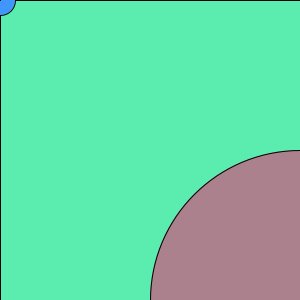
Frame 1 (no input)
Frame 60 (the mouse pressed at the canvas centre just before this capture): identical to frame 1, image omitted
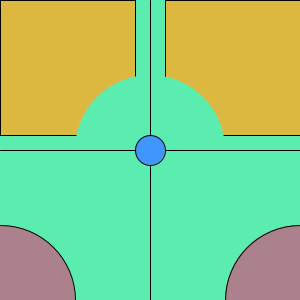
Frame 120 (the mouse held since frame 60 and released just before this capture)

The Processing sketch that drew these frames (run headless with seeded random() and noise(); from frame 60 on, the mouse is pressed at the canvas centre):

// Processing sketch: processing_35617
// ── processing_35617.pde

//this is a crosshair that changes color and style when clicked and dragged//



void setup() {
  size(300, 300);
}
void draw() {
  background(91, 237, 175);

  fill(255, 170, 33, 200);
  rect(0, 0, mouseX-15, mouseY-15);
  rect(mouseX+15, 0, width, mouseY-15);
  //two rectangles on the top//

  fill(91, 237, 175);
  noStroke();
  ellipse(mouseX, mouseY, mouseY, mouseY);
  //this ellipse is the same color as the background, it covers the corners of the rectangles//

  fill(64, 150, 252);
  stroke(1);
  ellipse(mouseX, mouseY, 30, 30);
  line(mouseX+15, mouseY, width, mouseY);
  line(mouseX-15, mouseY, 0, mouseY);
  line(mouseX, mouseY+15, mouseX, height);
  line(mouseX, mouseY-15, mouseX, 0);
  //directional crosshair lines and center circle//

  fill(227, 53, 117, 150);
  ellipse(0, height, mouseX, height-mouseY);
  ellipse(width, height, width-mouseX, height-mouseY);
  //these two ellipses sit in the bottom corners and grow when the center circle increases in height, when approached they will never touch it//
}

void mouseDragged() {
  noFill();
  //this second crosshair set adds two more corner cut rectangles and removes the center circle//
  fill(255, 170, 33, 200);
  rect(0, mouseY+15, mouseX-15, height);
  rect(mouseX+15, mouseY+15, width, height);
  //rectangles//

  fill(91, 237, 175);
  noStroke();
  ellipse(mouseX, mouseY, mouseY, mouseY);
  //secondary cover circle//
}
